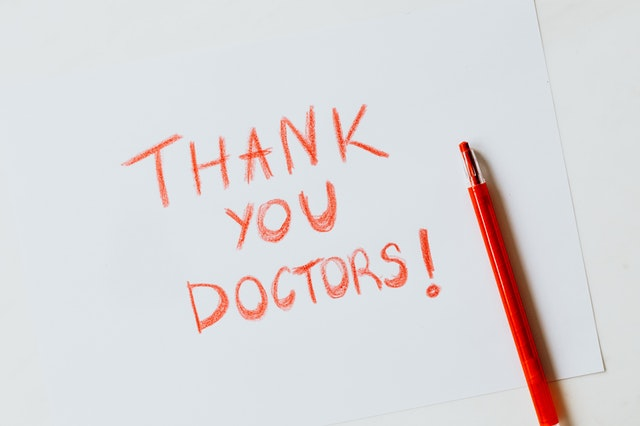
#> input picture CV/before/CV_WEEK03_2_PM/paper.jpg, 640 x 426 px
$ python opencv_detail05.py
#> lines starting #> are read from the running program, lines starting #| are printed output that depends on the picture
# bit 연산 : extraction
#  - masking에 큰 도움
#  - AND, OR ,XOR, NOT을 사용한다.

import cv2

img1 = cv2.imread("paper.jpg")
#> img1 is the input picture: shape (426, 640, 3); mean B, G, R 217.8, 216, 219.9
img1 = cv2.resize(img1, (400, 400))
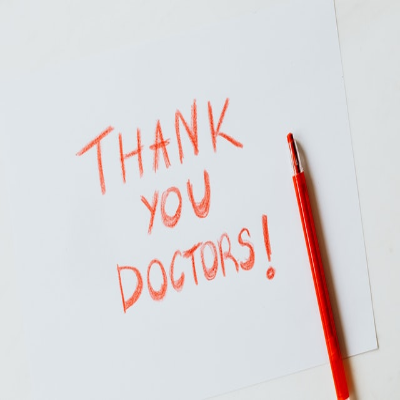
#> img1: shape (400, 400, 3); mean B, G, R 217.7, 215.9, 219.9
img2 = cv2.imread("hummingbird.jpg")
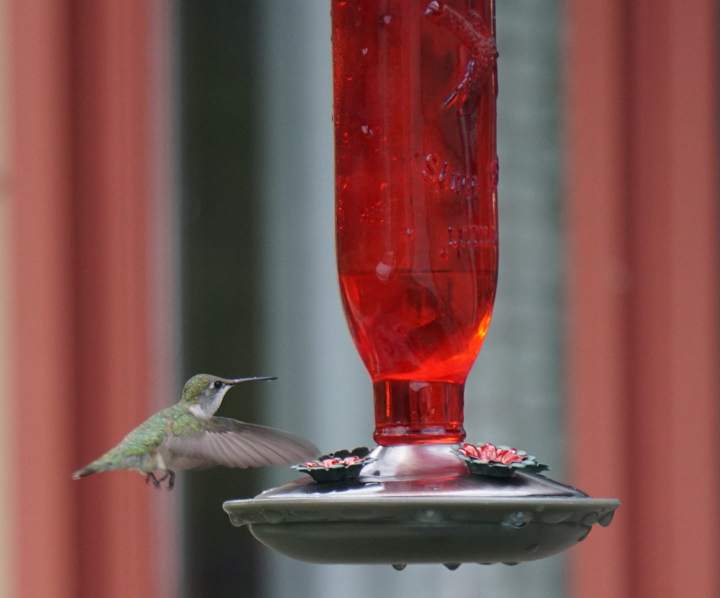
#> input picture CV/before/CV_WEEK03_2_PM/hummingbird.jpg, 1440 x 1195 px (shown at 1/2 size)
#> img2 is the input picture: shape (1195, 1440, 3); mean B, G, R 78.8, 81.9, 124.9
img2 = cv2.resize(img2, (400, 400))
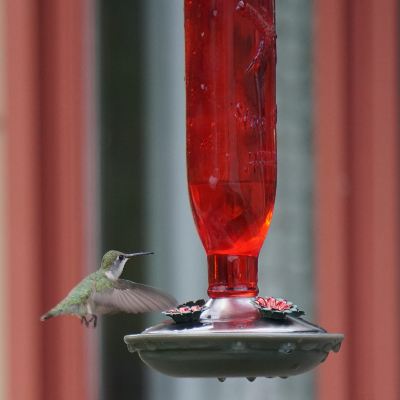
#> img2: shape (400, 400, 3); mean B, G, R 78.7, 81.8, 124.8

bit_and = cv2.bitwise_and(img1, img2)
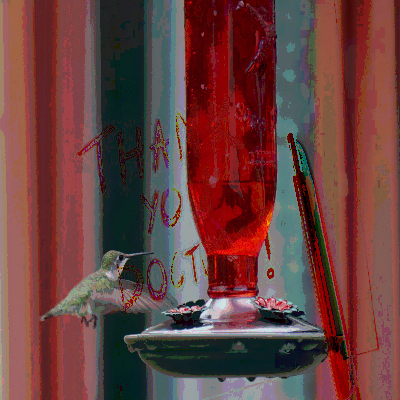
#> bit_and: shape (400, 400, 3); mean B, G, R 63.1, 64.8, 106
bit_or = cv2.bitwise_or(img1, img2)
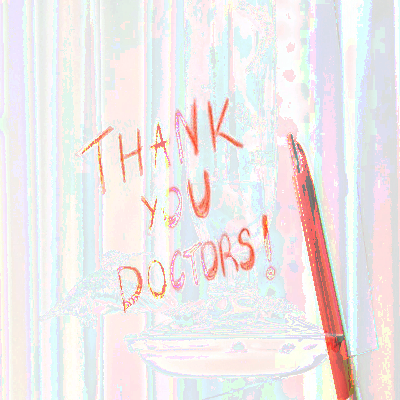
#> bit_or: shape (400, 400, 3); mean B, G, R 233.3, 232.9, 238.6
bit_xor = cv2.bitwise_xor(img1, img2)
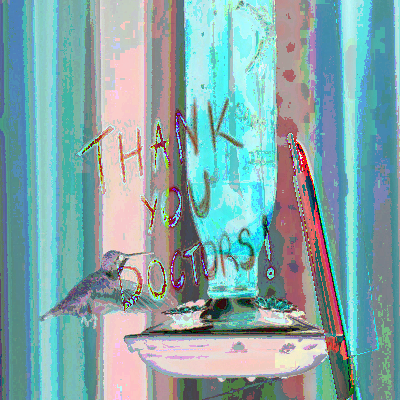
#> bit_xor: shape (400, 400, 3); mean B, G, R 170.2, 168.1, 132.6
bit_not = cv2.bitwise_not(img1, img2)
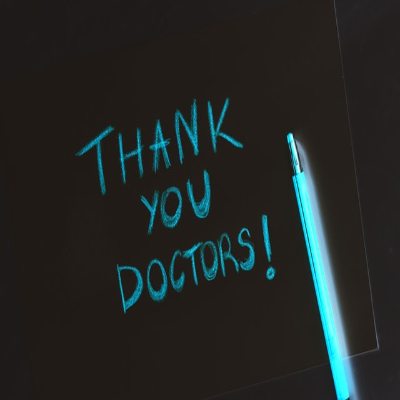
#> bit_not: shape (400, 400, 3); mean B, G, R 37.3, 39.1, 35.1


cv2.imshow("bit_and", bit_and)
cv2.imshow("bit_or", bit_or)
cv2.imshow("bit_xor", bit_xor)
cv2.imshow("bit_not", bit_not)


cv2.waitKey(0)
cv2.destroyAllWindows()
